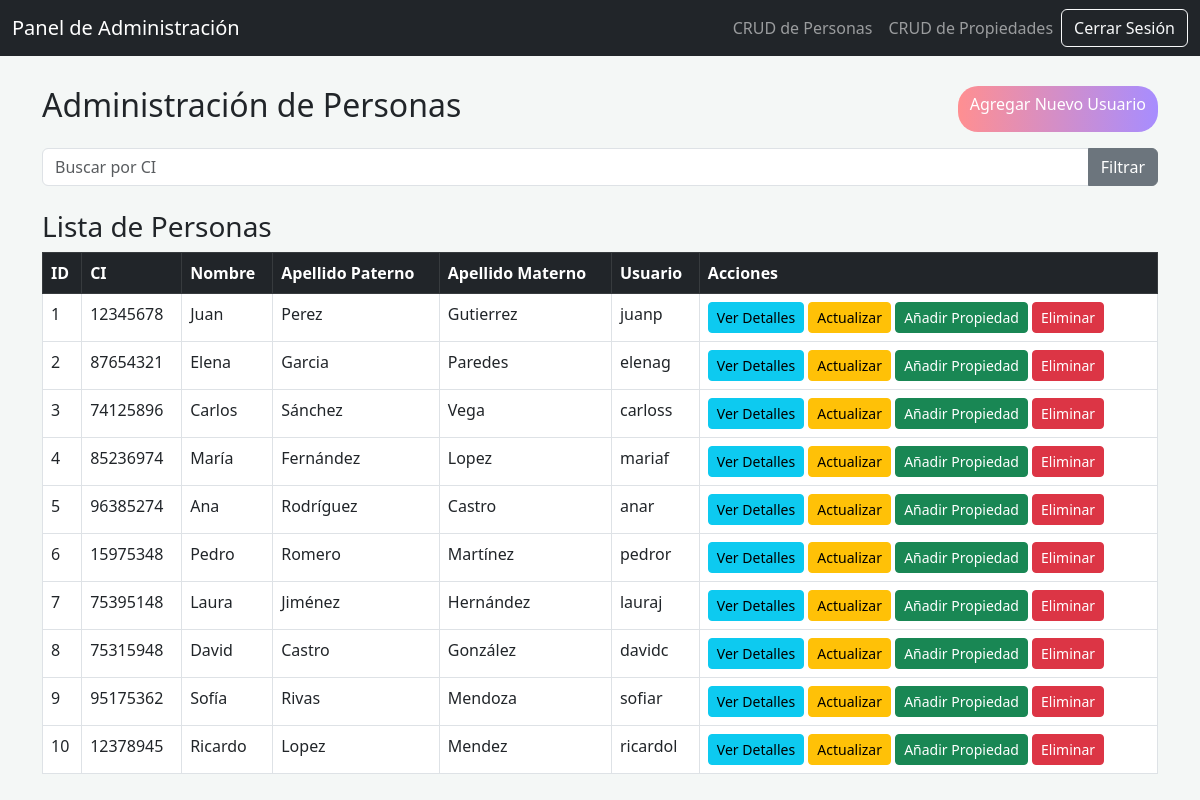
The page /Ejercicio2/admin.php (signed in) on the database its author committed.
### tables this page shows
CREATE TABLE `persona` (
  `id` int(11) NOT NULL,
  `ci` varchar(15) NOT NULL,
  `nombre` varchar(50) NOT NULL,
  `paterno` varchar(50) DEFAULT NULL,
  `materno` varchar(50) DEFAULT NULL,
  `usuario` varchar(50) DEFAULT NULL,
  `contraseña` varchar(50) NOT NULL,
  `id_admi` int(11) DEFAULT NULL
);

### Ejercicio2/admin.php (the view, shortened to what this page needs)
<?php
include 'db.php';
$filter_ci = '';
if (isset($_POST['filter'])) {
    $filter_ci = $_POST['filter_ci'];
    $sql = "SELECT * FROM persona WHERE ci LIKE '%$filter_ci%'";
} else {
    $sql = "SELECT * FROM persona";
}
$result = $conn->query($sql);
?>
<!DOCTYPE html>
<html>
<head>
    <link href="https://cdn.jsdelivr.net/npm/bootstrap@5.3.0/dist/css/bootstrap.min.css" rel="stylesheet">
</head>
<body>
    <nav class="navbar navbar-expand-lg navbar-dark bg-dark">
        <div class="container-fluid">
            <a class="navbar-brand" href="admin.php">Panel de Administración</a>
            <div class="collapse navbar-collapse" id="navbarNav">
                <ul class="navbar-nav ms-auto">
                    <li class="nav-item">
                        <a class="nav-link" href="admin.php">CRUD de Personas</a>
                    </li>
                    <li class="nav-item">
                        <a class="nav-link" href="crud_propiedades.php">CRUD de Propiedades</a>
                    </li>
                </ul>
                <div class="d-flex">
                    <a href="logout.php" class="btn btn-outline-light">Cerrar Sesión</a>
                </div>
            </div>
        </div>
    </nav>
    <div class="container">
        <div class="d-flex justify-content-between mb-3 mt-4">
            <h2>Administración de Personas</h2>
            <a href="agregar.php" class="btn btn-custom">Agregar Nuevo Usuario</a>
        </div>
        <form method="POST" action="">
            <div class="input-group mb-4">
                <input type="text" name="filter_ci" class="form-control" placeholder="Buscar por CI" value="<?= htmlspecialchars($filter_ci) ?>">
                <button type="submit" name="filter" class="btn btn-secondary">Filtrar</button>
            </div>
        </form>
        <h3 class="mt-3">Lista de Personas</h3>
        <table class="table table-hover table-bordered">
            <thead class="table-dark">
                <tr>
                    <th>ID</th>
                    <th>CI</th>
                    <th>Nombre</th>
                    <th>Apellido Paterno</th>
                    <th>Apellido Materno</th>
                    <th>Usuario</th>
                    <th>Acciones</th>
                </tr>
            </thead>
            <tbody>
                <?php if ($result->num_rows > 0) { ?>
                    <?php while ($row = $result->fetch_assoc()) { ?>
                        <tr>
                            <td><?= htmlspecialchars($row['id']) ?></td>
                            <td><?= htmlspecialchars($row['ci']) ?></td>
                            <td><?= htmlspecialchars($row['nombre']) ?></td>
                            <td><?= htmlspecialchars($row['paterno']) ?></td>
                            <td><?= htmlspecialchars($row['materno']) ?></td>
                            <td><?= htmlspecialchars($row['usuario']) ?></td>
                            <td>
                                <a href="ver_detalle.php?id=<?= htmlspecialchars($row['id']) ?>" class="btn btn-info btn-sm">Ver Detalles</a>
                                <a href="actualizar.php?id=<?= htmlspecialchars($row['id']) ?>" class="btn btn-warning btn-sm">Actualizar</a>
                                <a href="anadir_propiedad.php?id_propietario=<?= htmlspecialchars($row['id']) ?>" class="btn btn-success btn-sm">Añadir Propiedad</a>
                                <a href="admin.php?delete_persona=<?= htmlspecialchars($row['id']) ?>" class="btn btn-danger btn-sm"
                                   onclick="return confirm('¿Está seguro de que desea eliminar a esta persona?');">Eliminar</a>
                            </td>
                        </tr>
                    <?php } ?>
                <?php } else { ?>
                    <tr>
                        <td colspan="7" class="text-center">No se encontraron registros.</td>
                    </tr>
                <?php } ?>
            </tbody>
        </table>
    </div>
</body>
</html>

### Ejercicio2/admin.php (style rules this page uses)
body { background: #f4f7f6; }
.container { margin-top: 30px; }
.btn-custom { background: linear-gradient(90deg, #ff8f91 0%, #a78dff 100%); color: white; border: none; border-radius: 20px; }

### rows shown on the page
persona: id "1", ci "12345678", nombre "Juan", paterno "Perez", materno "Gutierrez", usuario "juanp"
persona: id "2", ci "87654321", nombre "Elena", paterno "Garcia", materno "Paredes", usuario "elenag"
persona: id "3", ci "74125896", nombre "Carlos", paterno "Sánchez", materno "Vega", usuario "carloss"
persona: id "4", ci "85236974", nombre "María", paterno "Fernández", materno "Lopez", usuario "mariaf"
persona: id "5", ci "96385274", nombre "Ana", paterno "Rodríguez", materno "Castro", usuario "anar"
persona: id "6", ci "15975348", nombre "Pedro", paterno "Romero", materno "Martínez", usuario "pedror"
persona: id "7", ci "75395148", nombre "Laura", paterno "Jiménez", materno "Hernández", usuario "lauraj"
persona: id "8", ci "75315948", nombre "David", paterno "Castro", materno "González", usuario "davidc"
persona: id "9", ci "95175362", nombre "Sofía", paterno "Rivas", materno "Mendoza", usuario "sofiar"
persona: id "10", ci "12378945", nombre "Ricardo", paterno "Lopez", materno "Mendez", usuario "ricardol"
